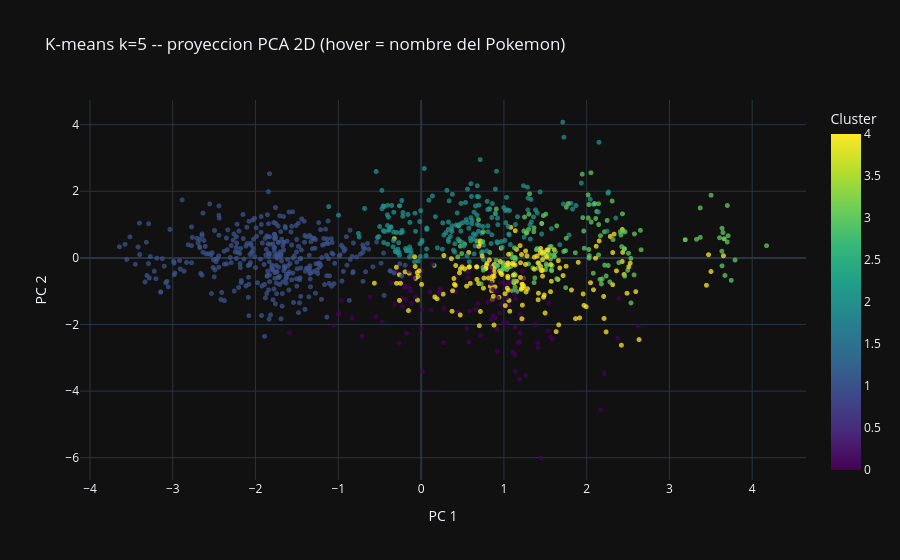

Notebook cell for this chart:
### Markdown cell above
## 6. Visualizacion PCA 2D

PCA reduce las 6 dimensiones a 2 componentes principales.
Los ejes no son interpretables directamente, pero la distancia entre puntos
refleja similitud en el espacio original de stats.
Pasa el cursor sobre un punto para ver el nombre del Pokemon.

### Code cell
pca    = PCA(n_components=2, random_state=42)
coords = pca.fit_transform(X_scaled)
df_clean['pca_x'] = coords[:, 0]
df_clean['pca_y'] = coords[:, 1]

print(f'Varianza explicada: PC1={pca.explained_variance_ratio_[0]:.1%}, '
      f'PC2={pca.explained_variance_ratio_[1]:.1%}, '
      f'Total={sum(pca.explained_variance_ratio_):.1%}')

fig_pca = px.scatter(
    df_clean, x='pca_x', y='pca_y',
    color='cluster', color_continuous_scale='Viridis',
    hover_name='name',
    hover_data={'bst':True,'cluster':True,'pca_x':False,'pca_y':False},
    labels={'pca_x':'PC 1','pca_y':'PC 2','cluster':'Cluster'},
    title=f'K-means k={K} -- proyeccion PCA 2D (hover = nombre del Pokemon)',
    template='plotly_dark', opacity=0.75,
)
fig_pca.update_traces(marker=dict(size=5))
fig_pca.update_layout(height=560)
fig_pca.show()

### Figure 1 — Plotly figure (JSON) as saved in the notebook; plotly's stock layout.template omitted (floating-point values rounded to 4 significant figures; data arrays with more than 128 entries replaced by an {"elided": "..."} marker saying what was removed)
{"data": [{"customdata": {"elided": "1025x2 int values"}, "hovertemplate": "<b>%{hovertext}</b><br><br>bst=%{customdata[0]}<br>Cluster=%{marker.color}<extra></extra>", "hovertext": {"elided": "1025 str values"}, "legendgroup": "", "marker": {"color": {"elided": "1025 int values"}, "coloraxis": "coloraxis", "opacity": 0.75, "size": 5, "symbol": "circle"}, "mode": "markers", "name": "", "showlegend": false, "type": "scattergl", "x": {"elided": "1025 float values"}, "xaxis": "x", "y": {"elided": "1025 float values"}, "yaxis": "y"}], "layout": {"coloraxis": {"colorbar": {"title": {"text": "Cluster"}}, "colorscale": [[0, "#440154"], [0.1111, "#482878"], [0.2222, "#3e4989"], [0.3333, "#31688e"], [0.4444, "#26828e"], [0.5556, "#1f9e89"], [0.6667, "#35b779"], [0.7778, "#6ece58"], [0.8889, "#b5de2b"], [1, "#fde725"]]}, "height": 560, "legend": {"tracegroupgap": 0}, "title": {"text": "K-means k=5 -- proyeccion PCA 2D (hover = nombre del Pokemon)"}, "xaxis": {"anchor": "y", "domain": [0, 1], "title": {"text": "PC 1"}}, "yaxis": {"anchor": "x", "domain": [0, 1], "title": {"text": "PC 2"}}}}
